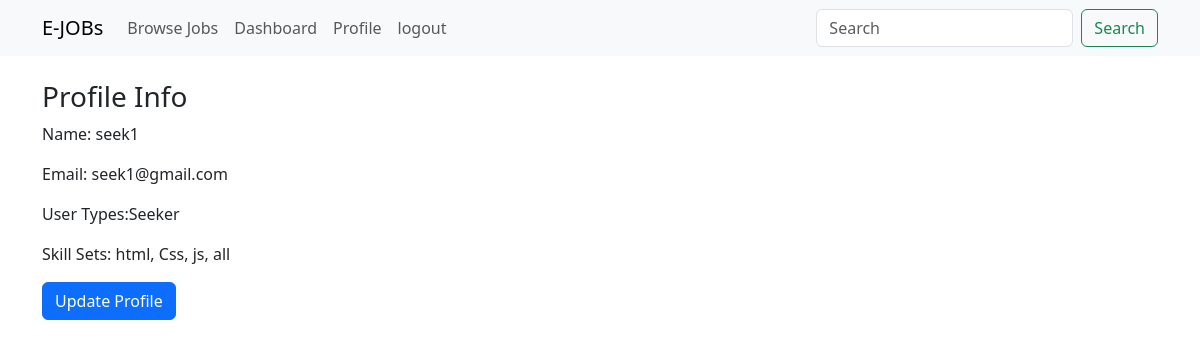
Screenshot of /profile-view/ (signed in) with the database file from the repository.
### jobportal/models.py (models this page shows, shortened)
class User(AbstractUser):
    USER_TYPES = [
        ('Recruiter', 'Recruiter'),
        ('Seeker', 'Seeker'),
    ]
    display_name = models.CharField(max_length=200, null=True)
    user_type = models.CharField(choices=USER_TYPES, max_length=20, null=True)

class SeekerProfileModel(models.Model):
    seeker = models.OneToOneField(
        User,
        on_delete=models.CASCADE,
        related_name='seeker_profile',
        null=True
    )
    name = models.CharField(max_length=200, null=True)
    address = models.TextField(null=True)
    contact = models.CharField(max_length=20, null=True)
    profile_image = models.ImageField(upload_to='seeker_image', null=True)
    skills_set = models.TextField(null=True)
    created_at = models.DateField(auto_now_add=True, null=True)
    updated_at = models.DateField(auto_now=True, null=True)

### jobportal/views.py (the view)
# urls.py: path('profile-view/', profile_view, name='profile_view'),
@login_required
def profile_view(request):
    return render(request, 'profile.html')

### jobportal/templates/profile.html
{% extends 'master/base.html' %}
{% block content %}
    <h3>Profile Info</h3>
    <p>
        Name: {{request.user.display_name}}
    </p>
    <p>
        Email: {{request.user.email}}
    </p>
    <p>
        User Types:{{request.user.user_type}}
    </p>
     {% if request.user.user_type == 'Recruiter' %}
    <p>Company Name: {{request.user.recruiter_profile.company_name}}</p>
    {% else %}
    <p>Skill Sets: {{request.user.seeker_profile.skills_set}}</p>
    {% endif %}
    <a href="{% url 'update_profile_view' %}" class="btn btn-primary">Update Profile</a>
{% endblock content %}

### rows the page displays
User: user.display_name "seek1", user.email "seek1@gmail.com", user.user_type "Seeker", user.seeker_profile.skills_set "html, Css, js, all"
